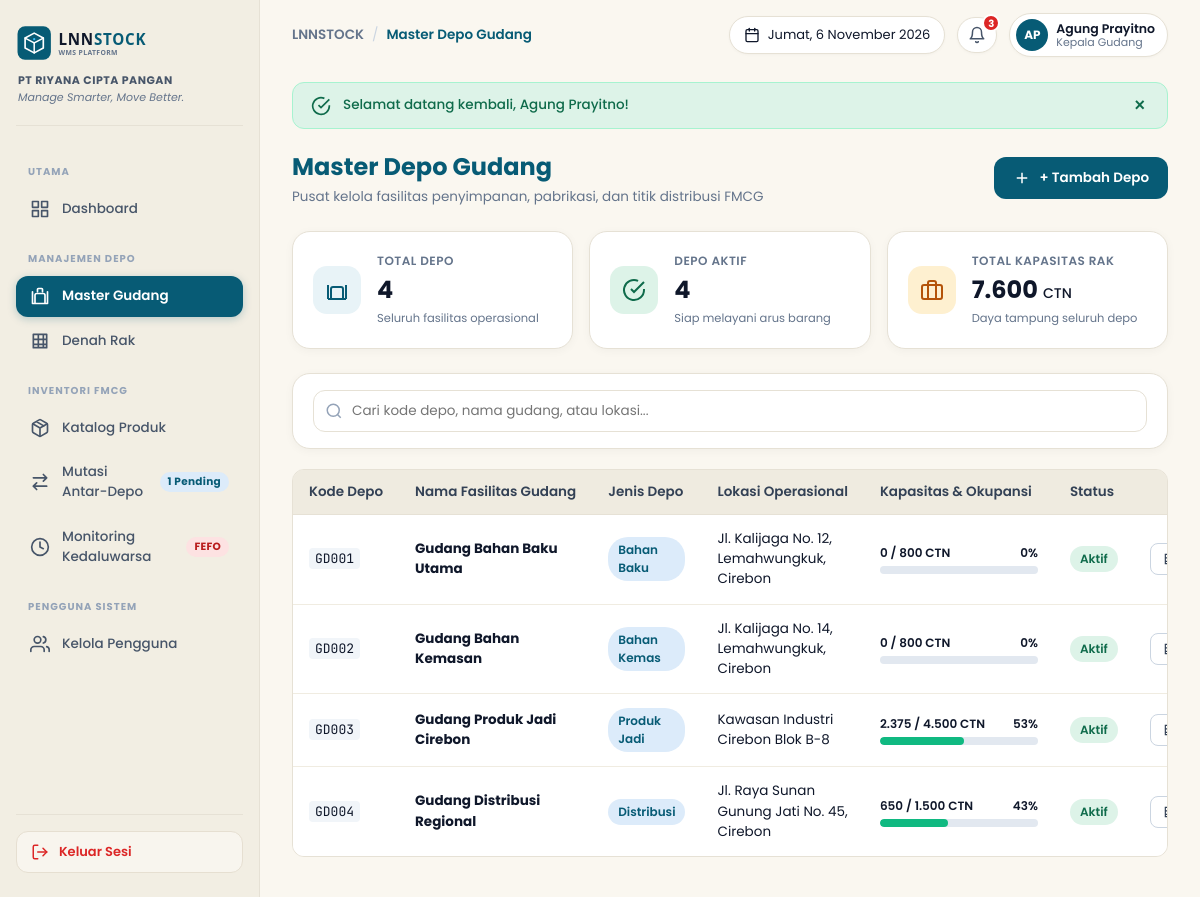
Page /?page=depo (signed in) on the committed database.
### tables this page shows
CREATE TABLE IF NOT EXISTS depo (
  id INT AUTO_INCREMENT PRIMARY KEY,
  kode_depo VARCHAR(10) NOT NULL UNIQUE,   
  nama_depo VARCHAR(100) NOT NULL,
  jenis_depo VARCHAR(30) NOT NULL,         
  lokasi VARCHAR(150) NOT NULL,
  status VARCHAR(10) NOT NULL DEFAULT 'Aktif'
);

### controllers/DepoController.php (called while the page is built, shortened)
<?php
require_once __DIR__ . '/../models/Depo.php';
class DepoController extends Controller {
    private Depo $depoModel;
    public function __construct() {
        $this->depoModel = new Depo();
    }
    public function index(): void {
        $depos = $this->depoModel->getAll();
        $kpi = $this->depoModel->getKpi();
        $this->view('depo/index', [
            'pageTitle' => 'Master Depo Gudang',
            'depos'     => $depos,
            'kpi'       => $kpi,
        ]);
    }
}

### core/Permission.php (called while the page is built, shortened)
<?php
class Permission {
    public static function can(string $page, string $action = 'index'): bool {
        $role = $_SESSION['user']['role'];
        $actionMap = [
            'selesai' => 'complete',
            'batal'   => 'cancel',
            'hapus'   => 'delete',
            'ubah'    => 'edit',
            'tambah'  => 'create',
            'lihat'   => 'index',
        ];
        if ($role === 'Kepala Gudang') {
            return true;
        }
        return false;
    }
}

### core/helpers.php (called while the page is built, shortened)
<?php
function e(?string $value): string {
    return htmlspecialchars((string)($value ?? ''), ENT_QUOTES, 'UTF-8');
}
function base_url(string $path = ''): string {
    $scriptDir = dirname($_SERVER['SCRIPT_NAME'] ?? '/index.php');
    $scriptDir = str_replace('\\', '/', $scriptDir);
    $base = rtrim($scriptDir, '/') . '/';
    return $base . ltrim($path, '/');
}
function format_number(float|int|string|null $number): string {
    return number_format((float)($number ?? 0), 0, ',', '.');
}

### core/Database.php (called while the page is built)
<?php
class Database {
    private static ?PDO $instance = null;
    public static function connect(): PDO {
        if (self::$instance === null) {
            $host = '127.0.0.1';
            $port = '3306';
            $dbname = 'db_lnnstock';
            $username = 'root';
            $password = '';
            $dsn = "mysql:host={$host};port={$port};dbname={$dbname};charset=utf8mb4";
            $options = [
                PDO::ATTR_ERRMODE            => PDO::ERRMODE_EXCEPTION,
                PDO::ATTR_DEFAULT_FETCH_MODE => PDO::FETCH_ASSOC,
                PDO::ATTR_EMULATE_PREPARES   => false,
            ];
            try {
                self::$instance = new PDO($dsn, $username, $password, $options);
            } catch (PDOException $e) {
                error_log("Database Connection Error: " . $e->getMessage());
                die("Maaf, terjadi kendala koneksi ke database LNNSTOCK. Pastikan layanan MySQL/MariaDB pada XAMPP sudah berjalan.");
            }
        }
        return self::$instance;
    }
}

### core/Model.php (called while the page is built, shortened)
<?php
abstract class Model {
    public function __construct() {
        $this->db = Database::connect();
    }
}

### models/Depo.php (called while the page is built, shortened)
<?php
require_once __DIR__ . '/../core/Model.php';
class Depo extends Model {
    public function getAll(): array {
        $sql = "SELECT d.*,
                    COALESCE(SUM(r.kapasitas), 0) AS total_kapasitas,
                    (SELECT COALESCE(SUM(b.jumlah), 0) FROM batch_stok b WHERE b.id_depo = d.id) AS total_terisi
                FROM depo d
                LEFT JOIN rak r ON r.id_depo = d.id
                GROUP BY d.id
                ORDER BY d.kode_depo ASC";
        $stmt = $this->db->query($sql);
        return $stmt->fetchAll();
    }
    public function getKpi(): array {
        $stmt = $this->db->query("SELECT
            COUNT(*) AS total_depo,
            SUM(CASE WHEN status = 'Aktif' THEN 1 ELSE 0 END) AS total_aktif
            FROM depo");
        $res = $stmt->fetch();
        $stmtKap = $this->db->query("SELECT COALESCE(SUM(kapasitas), 0) AS total_kapasitas FROM rak");
        $resKap = $stmtKap->fetch();
        return [
            'total_depo'      => (int)($res['total_depo'] ?? 0),
            'depo_aktif'      => (int)($res['total_aktif'] ?? 0),
            'total_kapasitas' => (int)($resKap['total_kapasitas'] ?? 0),
        ];
    }
}

### views/depo/index.php (the view, shortened to what this page needs)
<div class="page-header">
    <div>
        <h1 class="page-title">Master Depo Gudang</h1>
        <p class="page-subtitle">Pusat kelola fasilitas penyimpanan, pabrikasi, dan titik distribusi FMCG</p>
    </div>
    <div>
        <?php if (Permission::can('depo', 'create')): ?>
            <a href="<?= base_url('?page=depo&action=create') ?>" class="btn btn-primary">
                <svg width="18" height="18" viewBox="0 0 24 24" fill="none" stroke="currentColor" stroke-width="2">
                    <line x1="12" y1="5" x2="12" y2="19"></line>
                    <line x1="5" y1="12" x2="19" y2="12"></line>
                </svg>
                <span>+ Tambah Depo</span>
            </a>
        <?php endif; ?>
    </div>
</div>
<div class="kpi-grid" style="grid-template-columns: repeat(3, 1fr);">
    <div class="kpi-card">
        <div class="kpi-icon">
            <svg width="24" height="24" viewBox="0 0 24 24" fill="none" stroke="currentColor" stroke-width="2">
                <path d="M3 21h18M3 7v14M21 7v14M6 21V11a2 2 0 0 1 2-2h8a2 2 0 0 1 2 2v10"></path>
            </svg>
        </div>
        <div class="kpi-info">
            <div class="kpi-label">Total Depo</div>
            <div class="kpi-value"><?= (int)$kpi['total_depo'] ?></div>
            <div class="kpi-subtext">Seluruh fasilitas operasional</div>
        </div>
    </div>
    <div class="kpi-card">
        <div class="kpi-icon" style="background-color: #DDF3E8; color: #0F6B4B;">
            <svg width="24" height="24" viewBox="0 0 24 24" fill="none" stroke="currentColor" stroke-width="2">
                <path d="M22 11.08V12a10 10 0 1 1-5.93-9.14"></path>
                <polyline points="22 4 12 14.01 9 11.01"></polyline>
            </svg>
        </div>
        <div class="kpi-info">
            <div class="kpi-label">Depo Aktif</div>
            <div class="kpi-value"><?= (int)$kpi['depo_aktif'] ?></div>
            <div class="kpi-subtext">Siap melayani arus barang</div>
        </div>
    </div>
    <div class="kpi-card">
        <div class="kpi-icon" style="background-color: #FEF0D0; color: #B45309;">
            <svg width="24" height="24" viewBox="0 0 24 24" fill="none" stroke="currentColor" stroke-width="2">
                <rect x="2" y="7" width="20" height="14" rx="2" ry="2"></rect>
                <path d="M16 21V5a2 2 0 0 0-2-2h-4a2 2 0 0 0-2 2v16"></path>
            </svg>
        </div>
        <div class="kpi-info">
            <div class="kpi-label">Total Kapasitas Rak</div>
            <div class="kpi-value"><?= format_number($kpi['total_kapasitas']) ?> <span style="font-size:14px; font-weight:500;">CTN</span></div>
            <div class="kpi-subtext">Daya tampung seluruh depo</div>
        </div>
    </div>
</div>
<div class="card" style="padding: 16px 20px; margin-bottom: 20px;">
    <div class="search-input-wrap">
        <svg class="search-icon" width="18" height="18" viewBox="0 0 24 24" fill="none" stroke="currentColor" stroke-width="2">
            <circle cx="11" cy="11" r="8"></circle>
            <line x1="21" y1="21" x2="16.65" y2="16.65"></line>
        </svg>
        <input type="text" id="searchDepo" class="form-input" placeholder="Cari kode depo, nama gudang, atau lokasi...">
    </div>
</div>
<div class="table-responsive">
    <table class="table-custom" id="tableDepo">
        <thead>
            <tr>
                <th>Kode Depo</th>
                <th>Nama Fasilitas Gudang</th>
                <th>Jenis Depo</th>
                <th>Lokasi Operasional</th>
                <th style="min-width: 190px;">Kapasitas & Okupansi</th>
                <th>Status</th>
                <th style="text-align: right;">Aksi</th>
            </tr>
        </thead>
        <tbody>
            <?php if (empty($depos)): ?>
                <tr>
                    <td colspan="7" class="text-center text-muted" style="padding: 32px;">Belum ada data depo terdaftar.</td>
                </tr>
            <?php else: ?>
                <?php foreach ($depos as $d): ?>
                    <?php
                        $kapasitas = (int)$d['total_kapasitas'];
                        $terisi = (int)$d['total_terisi'];
                        $persen = ($kapasitas > 0) ? round(($terisi / $kapasitas) * 100) : 0;
                        $progColor = ($persen > 90) ? 'progress-red' : (($persen >= 60) ? 'progress-yellow' : 'progress-green');
                    ?>
                    <tr>
                        <td><code class="code-mono"><?= e($d['kode_depo']) ?></code></td>
                        <td>
                            <strong><?= e($d['nama_depo']) ?></strong>
                        </td>
                        <td>
                            <span class="badge badge-blue"><?= e($d['jenis_depo']) ?></span>
                        </td>
                        <td><?= e($d['lokasi']) ?></td>
                        <td>
                            <div style="display:flex; justify-content:space-between; font-size:12px; font-weight:600;">
                                <span><?= format_number($terisi) ?> / <?= format_number($kapasitas) ?> CTN</span>
                                <span><?= $persen ?>%</span>
                            </div>
                            <div class="progress-bar-wrap">
                                <div class="progress-fill <?= $progColor ?>" style="width: <?= min(100, $persen) ?>%;"></div>
                            </div>
                        </td>
                        <td>
                            <?php if ($d['status'] === 'Aktif'): ?>
                                <span class="badge badge-green">Aktif</span>
                            <?php else: ?>
                                <span class="badge badge-gray"><?= e($d['status']) ?></span>
                            <?php endif; ?>
                        </td>
                        <td style="text-align: right; white-space: nowrap;">
                            <?php if (Permission::can('rak')): ?>
                                <a href="<?= base_url('?page=rak&depo=' . $d['id']) ?>" class="btn btn-secondary btn-sm" title="Lihat Denah Rak">
                                    <svg width="14" height="14" viewBox="0 0 24 24" fill="none" stroke="currentColor" stroke-width="2">
                                        <path d="M4 4h16v16H4zM4 10h16M4 16h16M10 4v16M16 4v16"></path>
                                    </svg>
                                </a>
                            <?php endif; ?>
                        </td>
                    </tr>
                <?php endforeach; ?>
            <?php endif; ?>
        </tbody>
    </table>
</div>

### rows in the picture
depo: kode_depo "GD001", nama_depo "Gudang Bahan Baku Utama", jenis_depo "Bahan Baku", lokasi "Jl. Kalijaga No. 12, Lemahwungkuk, Cirebon", terisi "0", kapasitas "800", persen "0", status "Aktif"
depo: kode_depo "GD002", nama_depo "Gudang Bahan Kemasan", jenis_depo "Bahan Kemas", lokasi "Jl. Kalijaga No. 14, Lemahwungkuk, Cirebon", terisi "0", kapasitas "800", persen "0", status "Aktif"
depo: kode_depo "GD003", nama_depo "Gudang Produk Jadi Cirebon", jenis_depo "Produk Jadi", lokasi "Kawasan Industri Cirebon Blok B-8", terisi "2.375", kapasitas "4.500", persen "53", status "Aktif"
depo: kode_depo "GD004", nama_depo "Gudang Distribusi Regional", jenis_depo "Distribusi", lokasi "Jl. Raya Sunan Gunung Jati No. 45, Cirebon", terisi "650", kapasitas "1.500", persen "43", status "Aktif"

### other values in the picture
$pendingMutasiCount "1"
$pageTitle "Master Depo Gudang"
$kritisBatchCount "3"
$inisial ?: 'AP' "AP"
$currentUser['nama_lengkap'] "Agung Prayitno"
$currentUser['role'] "Kepala Gudang"
flash_get('success') "Selamat datang kembali, Agung Prayitno!"
$kpi['total_depo'] "4"
$kpi['depo_aktif'] "4"
format_number($kpi['total_kapasitas']) "7.600"
